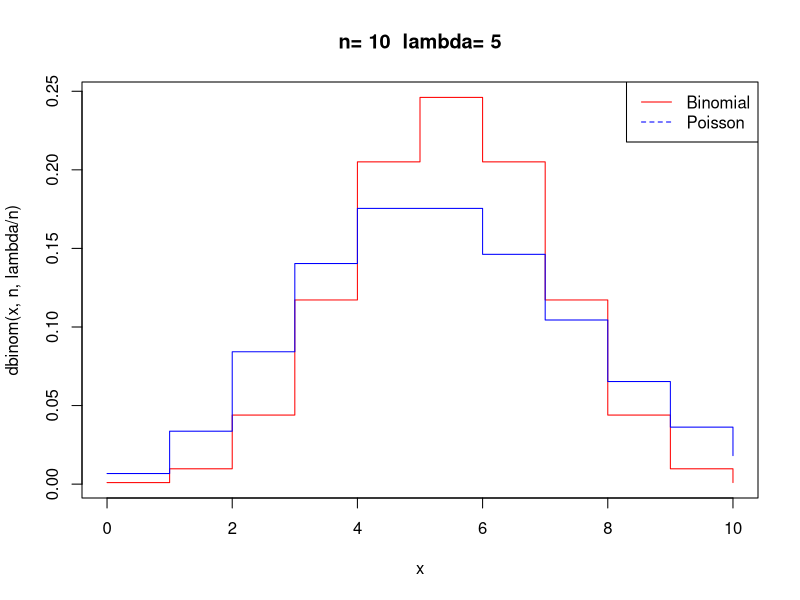
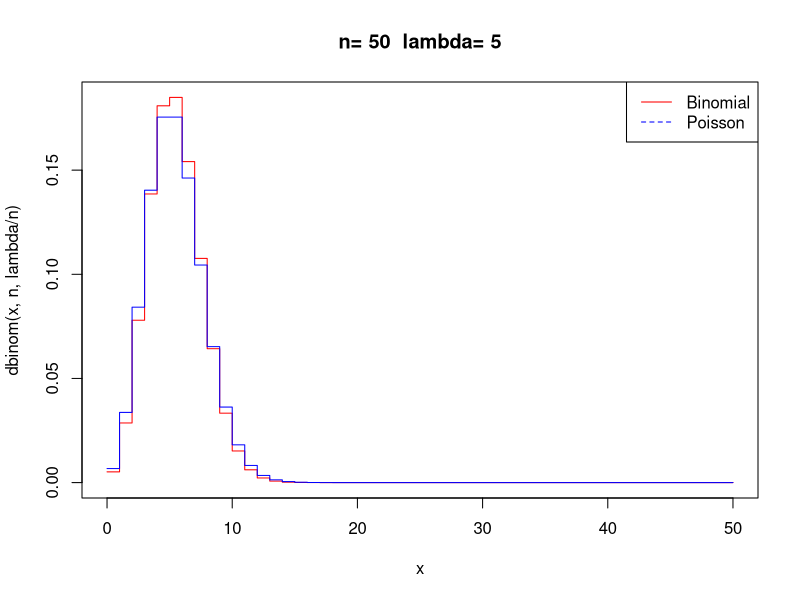
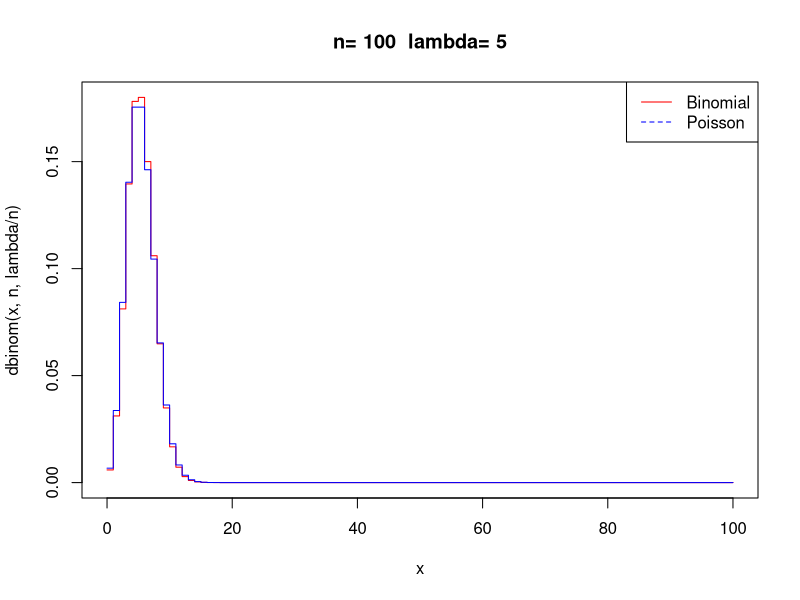
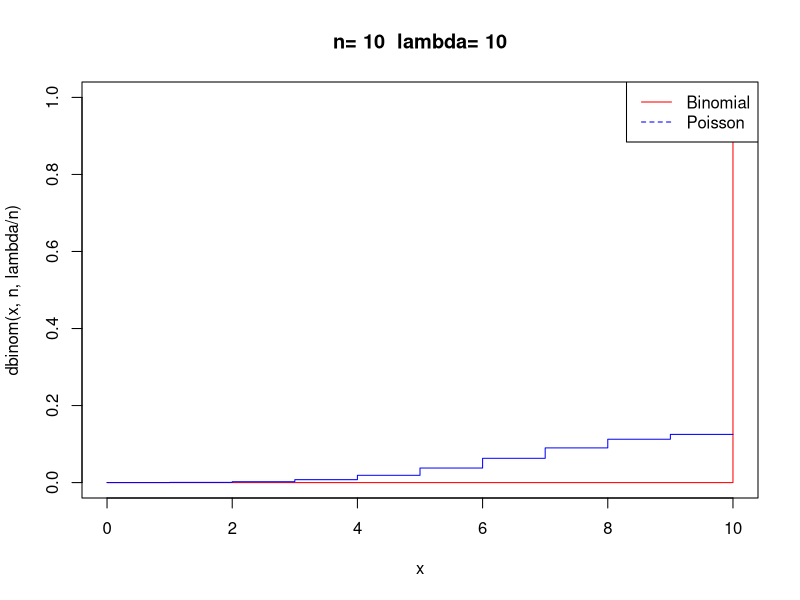
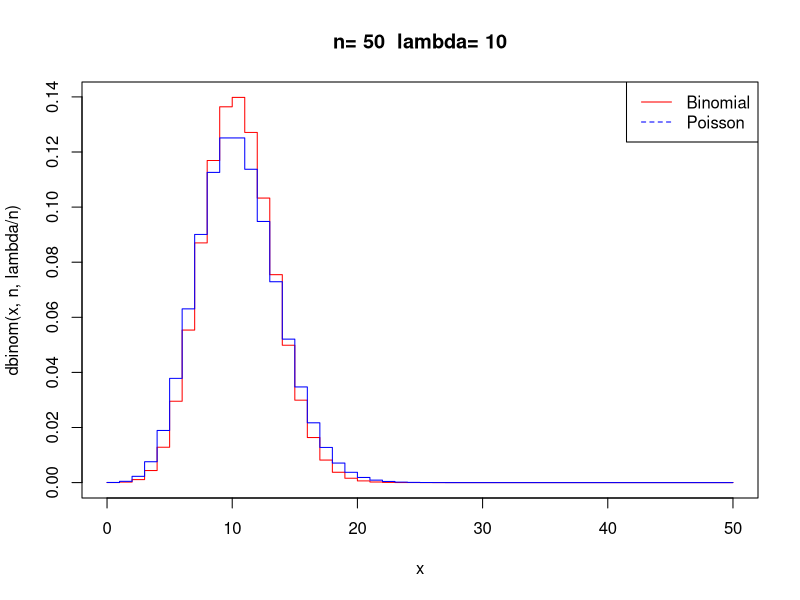
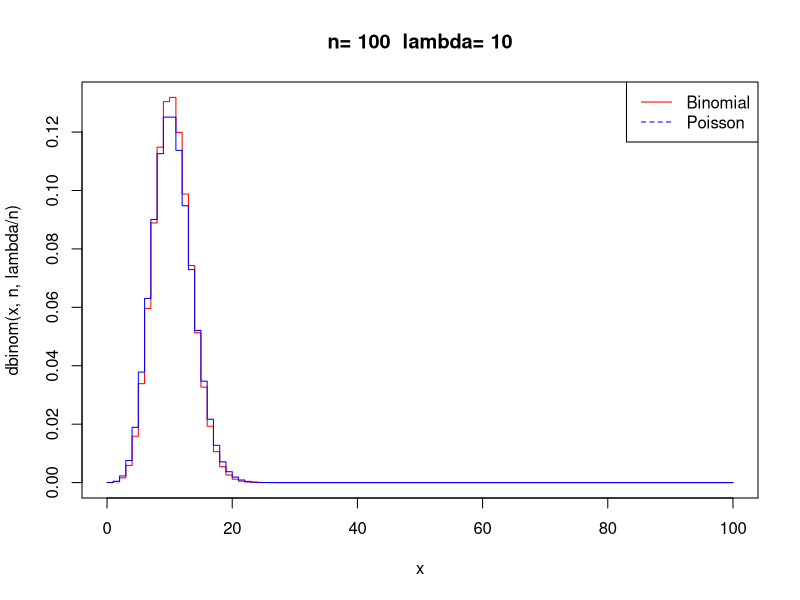
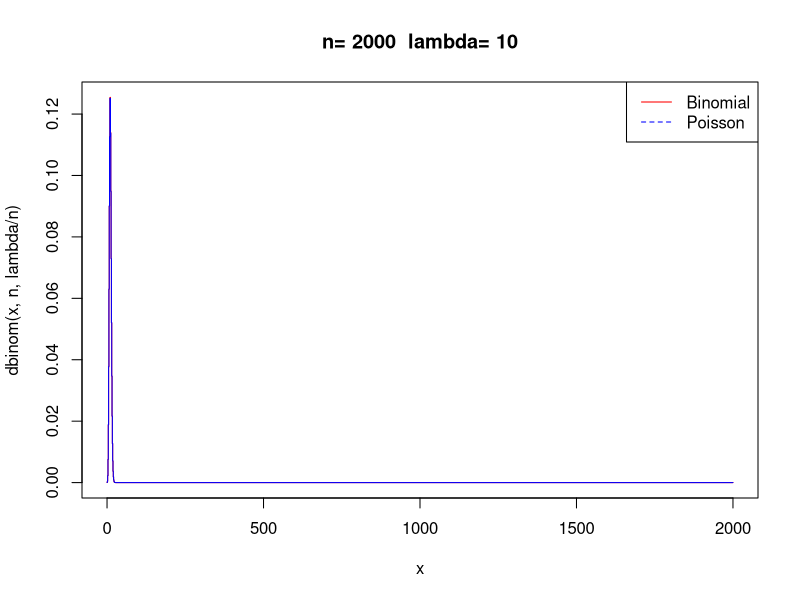
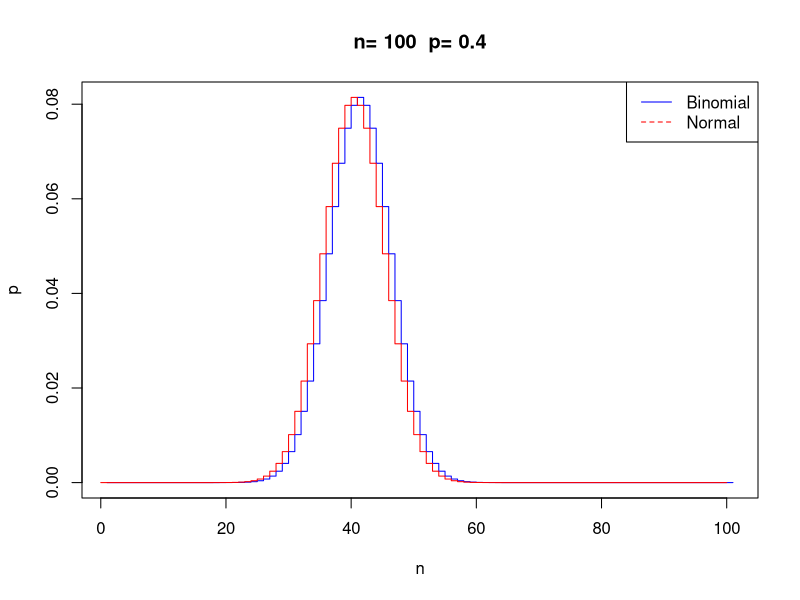

The R script that drew these images, in order:
#---------------------
#-----Ejercicio 1-----
#---------------------
graph <- function(lambda, n) {
  x <- seq(0,n)
  plot(x, dbinom(x,n,lambda/n), type='s', col='red')
  par(new=TRUE)
  lines(x, dpois(x, lambda), type = 's', col='blue')
  par(new=FALSE)
  legend('topright', legend=c('Binomial', 'Poisson'), col=c('red', 'blue'), 
         lty=1:2)
  title(paste('n=', n, ' lambda=', lambda), )
}

graph(5, 10)
graph(5, 50)
graph(5, 100)

graph(10, 10)
graph(10, 50)
graph(10, 100)

max_error <- function(lambda,n, p) {
  x <- seq(0,n)
  print(max(dbinom(x,n,p)-dpois(x,lambda)))
}

lambda = 10
max_error(lambda, 200, 0.2)
max_error(lambda, 200, 0.4)
max_error(lambda, 200, 0.7)
max_error(lambda, 200, 0.9)

max_error(lambda, 400, 0.2)
max_error(lambda, 400, 0.4)
max_error(lambda, 400, 0.7)
max_error(lambda, 400, 0.9)

max_error(lambda, 2000, 0.4)
graph(10, 2000)
#---------------------
#-----Ejercicio 2-----
#--------------------- 
compare <- function(n, p, top='topright') {
  x <- seq(0, n)
  Xn <- dbinom(x, n, p)
  Yn <- dnorm(x, n*p, sqrt(n*p*(1-p)))
  plot(Yn, type='s', col='blue', xlab='n', ylab='p')
  par(new=TRUE)
  x1 <- seq(0, n, length=1000)
  Y <- dnorm(x1, 0, 1)
  lines(x, Yn, col='red', type='s')
  legend(top, legend=c('Binomial', 'Normal'), col=c('blue', 'red'), lty=1:2, )
  title(paste('n=', n, ' p=', p))
  print(100*mean(sqrt((Xn - Yn)^2)))
}
compare(100, 0.4)
compare(200, 0.4)
compare(400, 0.4)
